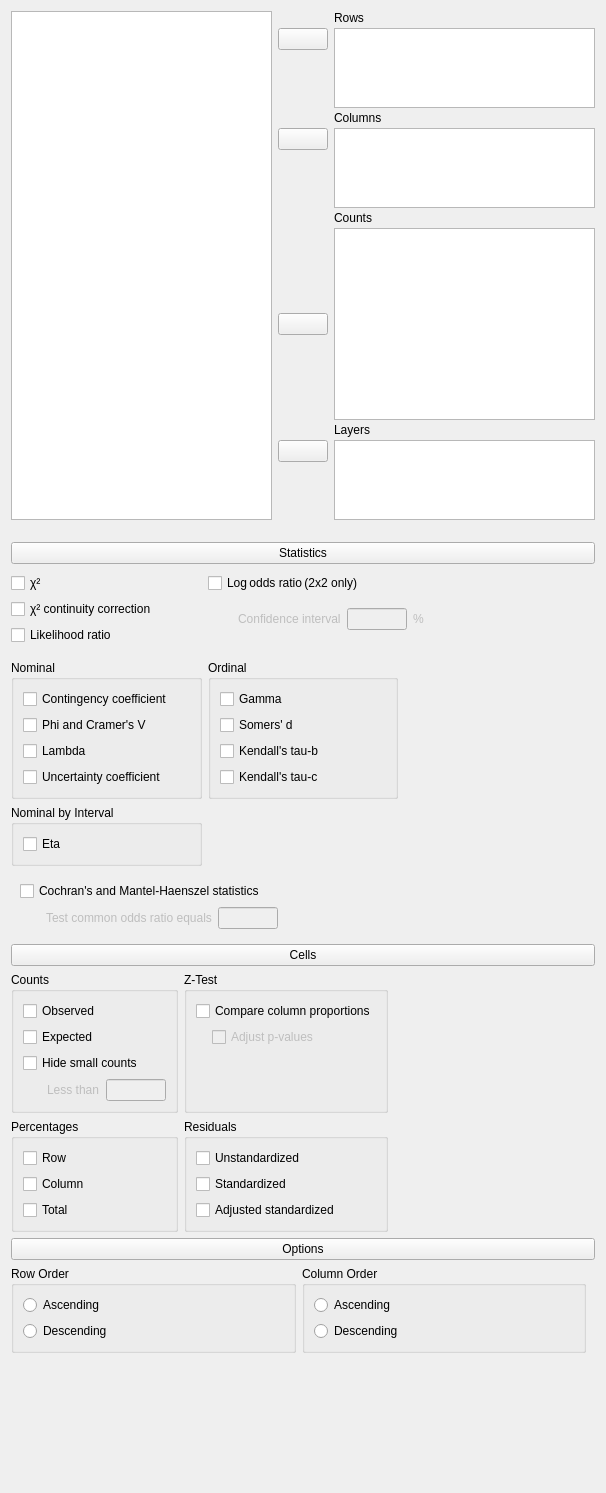
<?xml version="1.0" encoding="UTF-8"?>
<ui version="4.0">
 <class>ContingencyTablesForm</class>
 <widget class="QWidget" name="ContingencyTablesForm">
  <property name="geometry">
   <rect>
    <x>0</x>
    <y>0</y>
    <width>606</width>
    <height>1493</height>
   </rect>
  </property>
  <property name="sizePolicy">
   <sizepolicy hsizetype="Fixed" vsizetype="Preferred">
    <horstretch>0</horstretch>
    <verstretch>0</verstretch>
   </sizepolicy>
  </property>
  <property name="windowTitle">
   <string>Form</string>
  </property>
  <layout class="QGridLayout" name="gridLayout">
   <property name="verticalSpacing">
    <number>0</number>
   </property>
   <item row="0" column="0">
    <widget class="QWidget" name="topWidget" native="true">
     <property name="sizePolicy">
      <sizepolicy hsizetype="Preferred" vsizetype="Fixed">
       <horstretch>0</horstretch>
       <verstretch>0</verstretch>
      </sizepolicy>
     </property>
     <layout class="QGridLayout" name="gridLayout_2">
      <property name="leftMargin">
       <number>0</number>
      </property>
      <property name="topMargin">
       <number>0</number>
      </property>
      <property name="rightMargin">
       <number>0</number>
      </property>
      <property name="bottomMargin">
       <number>13</number>
      </property>
      <property name="verticalSpacing">
       <number>3</number>
      </property>
      <item row="1" column="2" rowspan="2">
       <widget class="BoundListView" name="rows">
        <property name="sizePolicy">
         <sizepolicy hsizetype="Expanding" vsizetype="Fixed">
          <horstretch>0</horstretch>
          <verstretch>0</verstretch>
         </sizepolicy>
        </property>
        <property name="minimumSize">
         <size>
          <width>0</width>
          <height>80</height>
         </size>
        </property>
        <property name="maximumSize">
         <size>
          <width>16777215</width>
          <height>80</height>
         </size>
        </property>
        <property name="selectionMode">
         <enum>QAbstractItemView::ExtendedSelection</enum>
        </property>
       </widget>
      </item>
      <item row="9" column="1">
       <widget class="AssignButton" name="buttonAssignLayers">
        <property name="sizePolicy">
         <sizepolicy hsizetype="Fixed" vsizetype="Fixed">
          <horstretch>0</horstretch>
          <verstretch>0</verstretch>
         </sizepolicy>
        </property>
        <property name="minimumSize">
         <size>
          <width>50</width>
          <height>0</height>
         </size>
        </property>
        <property name="maximumSize">
         <size>
          <width>50</width>
          <height>16777215</height>
         </size>
        </property>
        <property name="text">
         <string/>
        </property>
       </widget>
      </item>
      <item row="2" column="1">
       <spacer name="verticalSpacer_2">
        <property name="orientation">
         <enum>Qt::Vertical</enum>
        </property>
        <property name="sizeHint" stdset="0">
         <size>
          <width>20</width>
          <height>0</height>
         </size>
        </property>
       </spacer>
      </item>
      <item row="1" column="1">
       <widget class="AssignButton" name="buttonAssignRows">
        <property name="sizePolicy">
         <sizepolicy hsizetype="Fixed" vsizetype="Fixed">
          <horstretch>0</horstretch>
          <verstretch>0</verstretch>
         </sizepolicy>
        </property>
        <property name="minimumSize">
         <size>
          <width>50</width>
          <height>0</height>
         </size>
        </property>
        <property name="maximumSize">
         <size>
          <width>50</width>
          <height>16777215</height>
         </size>
        </property>
        <property name="text">
         <string/>
        </property>
       </widget>
      </item>
      <item row="8" column="2">
       <widget class="QLabel" name="label_4">
        <property name="sizePolicy">
         <sizepolicy hsizetype="Fixed" vsizetype="Fixed">
          <horstretch>0</horstretch>
          <verstretch>0</verstretch>
         </sizepolicy>
        </property>
        <property name="text">
         <string>Layers</string>
        </property>
       </widget>
      </item>
      <item row="0" column="2">
       <widget class="QLabel" name="label_2">
        <property name="sizePolicy">
         <sizepolicy hsizetype="Fixed" vsizetype="Fixed">
          <horstretch>0</horstretch>
          <verstretch>0</verstretch>
         </sizepolicy>
        </property>
        <property name="text">
         <string>Rows</string>
        </property>
       </widget>
      </item>
      <item row="3" column="2">
       <widget class="QLabel" name="label_3">
        <property name="sizePolicy">
         <sizepolicy hsizetype="Fixed" vsizetype="Fixed">
          <horstretch>0</horstretch>
          <verstretch>0</verstretch>
         </sizepolicy>
        </property>
        <property name="text">
         <string>Columns</string>
        </property>
       </widget>
      </item>
      <item row="4" column="1">
       <widget class="AssignButton" name="buttonAssignColumns">
        <property name="sizePolicy">
         <sizepolicy hsizetype="Fixed" vsizetype="Fixed">
          <horstretch>0</horstretch>
          <verstretch>0</verstretch>
         </sizepolicy>
        </property>
        <property name="minimumSize">
         <size>
          <width>50</width>
          <height>0</height>
         </size>
        </property>
        <property name="maximumSize">
         <size>
          <width>50</width>
          <height>16777215</height>
         </size>
        </property>
        <property name="text">
         <string/>
        </property>
       </widget>
      </item>
      <item row="6" column="2">
       <widget class="QLabel" name="label">
        <property name="sizePolicy">
         <sizepolicy hsizetype="Fixed" vsizetype="Fixed">
          <horstretch>0</horstretch>
          <verstretch>0</verstretch>
         </sizepolicy>
        </property>
        <property name="text">
         <string>Counts</string>
        </property>
       </widget>
      </item>
      <item row="4" column="2" rowspan="2">
       <widget class="BoundListView" name="columns">
        <property name="sizePolicy">
         <sizepolicy hsizetype="Expanding" vsizetype="Fixed">
          <horstretch>0</horstretch>
          <verstretch>0</verstretch>
         </sizepolicy>
        </property>
        <property name="minimumSize">
         <size>
          <width>0</width>
          <height>80</height>
         </size>
        </property>
        <property name="maximumSize">
         <size>
          <width>16777215</width>
          <height>80</height>
         </size>
        </property>
        <property name="selectionMode">
         <enum>QAbstractItemView::ExtendedSelection</enum>
        </property>
       </widget>
      </item>
      <item row="7" column="1">
       <widget class="AssignButton" name="buttonAssignCounts">
        <property name="sizePolicy">
         <sizepolicy hsizetype="Fixed" vsizetype="Fixed">
          <horstretch>0</horstretch>
          <verstretch>0</verstretch>
         </sizepolicy>
        </property>
        <property name="minimumSize">
         <size>
          <width>50</width>
          <height>0</height>
         </size>
        </property>
        <property name="maximumSize">
         <size>
          <width>50</width>
          <height>16777215</height>
         </size>
        </property>
        <property name="text">
         <string/>
        </property>
       </widget>
      </item>
      <item row="9" column="2" rowspan="2">
       <widget class="BoundListView" name="layers">
        <property name="sizePolicy">
         <sizepolicy hsizetype="Expanding" vsizetype="Fixed">
          <horstretch>0</horstretch>
          <verstretch>0</verstretch>
         </sizepolicy>
        </property>
        <property name="minimumSize">
         <size>
          <width>0</width>
          <height>80</height>
         </size>
        </property>
        <property name="maximumSize">
         <size>
          <width>16777215</width>
          <height>80</height>
         </size>
        </property>
        <property name="selectionMode">
         <enum>QAbstractItemView::ExtendedSelection</enum>
        </property>
       </widget>
      </item>
      <item row="7" column="2">
       <widget class="boundSingleItemView" name="counts">
        <property name="sizePolicy">
         <sizepolicy hsizetype="Expanding" vsizetype="Fixed">
          <horstretch>0</horstretch>
          <verstretch>0</verstretch>
         </sizepolicy>
        </property>
        <property name="maximumSize">
         <size>
          <width>16777215</width>
          <height>16777215</height>
         </size>
        </property>
        <property name="selectionMode">
         <enum>QAbstractItemView::ExtendedSelection</enum>
        </property>
       </widget>
      </item>
      <item row="5" column="1">
       <spacer name="verticalSpacer">
        <property name="orientation">
         <enum>Qt::Vertical</enum>
        </property>
        <property name="sizeHint" stdset="0">
         <size>
          <width>20</width>
          <height>0</height>
         </size>
        </property>
       </spacer>
      </item>
      <item row="10" column="1">
       <spacer name="verticalSpacer_3">
        <property name="orientation">
         <enum>Qt::Vertical</enum>
        </property>
        <property name="sizeHint" stdset="0">
         <size>
          <width>20</width>
          <height>0</height>
         </size>
        </property>
       </spacer>
      </item>
      <item row="0" column="0" rowspan="11">
       <widget class="AvailableFieldsListView" name="listAvailableFields">
        <property name="sizePolicy">
         <sizepolicy hsizetype="Expanding" vsizetype="Preferred">
          <horstretch>0</horstretch>
          <verstretch>0</verstretch>
         </sizepolicy>
        </property>
        <property name="selectionMode">
         <enum>QAbstractItemView::ExtendedSelection</enum>
        </property>
       </widget>
      </item>
     </layout>
    </widget>
   </item>
   <item row="1" column="0">
    <widget class="QWidget" name="groupStatistics" native="true">
     <layout class="QGridLayout" name="gridLayout_16">
      <property name="leftMargin">
       <number>0</number>
      </property>
      <property name="rightMargin">
       <number>0</number>
      </property>
      <property name="bottomMargin">
       <number>3</number>
      </property>
      <property name="verticalSpacing">
       <number>0</number>
      </property>
      <item row="1" column="0" colspan="3">
       <widget class="ExpanderButton" name="pushButton">
        <property name="text">
         <string>Statistics</string>
        </property>
       </widget>
      </item>
      <item row="2" column="0" rowspan="2" colspan="3">
       <widget class="QWidget" name="panelStatistics" native="true">
        <layout class="QGridLayout" name="gridLayout_12">
         <property name="leftMargin">
          <number>0</number>
         </property>
         <property name="topMargin">
          <number>0</number>
         </property>
         <property name="rightMargin">
          <number>0</number>
         </property>
         <property name="bottomMargin">
          <number>0</number>
         </property>
         <item row="0" column="0">
          <widget class="QWidget" name="widget_17" native="true">
           <layout class="QGridLayout" name="gridLayout_15">
            <property name="leftMargin">
             <number>0</number>
            </property>
            <item row="0" column="0">
             <widget class="BoundCheckBox" name="chiSquared">
              <property name="text">
               <string>χ²</string>
              </property>
             </widget>
            </item>
            <item row="1" column="0">
             <widget class="BoundCheckBox" name="chiSquaredContinuityCorrection">
              <property name="text">
               <string>χ² continuity correction</string>
              </property>
             </widget>
            </item>
            <item row="2" column="0">
             <widget class="BoundCheckBox" name="likelihoodRatio">
              <property name="text">
               <string>Likelihood ratio</string>
              </property>
             </widget>
            </item>
           </layout>
          </widget>
         </item>
         <item row="0" column="1" colspan="2">
          <widget class="QWidget" name="groupOddsRatio" native="true">
           <layout class="QGridLayout" name="gridLayout_22">
            <property name="leftMargin">
             <number>0</number>
            </property>
            <property name="verticalSpacing">
             <number>0</number>
            </property>
            <item row="2" column="1">
             <widget class="QWidget" name="widgetOddsRatioConfidenceIntervalInterval" native="true">
              <property name="enabled">
               <bool>false</bool>
              </property>
              <layout class="QGridLayout" name="gridLayout_23">
               <property name="leftMargin">
                <number>24</number>
               </property>
               <property name="topMargin">
                <number>0</number>
               </property>
               <property name="bottomMargin">
                <number>0</number>
               </property>
               <item row="0" column="0">
                <widget class="QLabel" name="label_5">
                 <property name="sizePolicy">
                  <sizepolicy hsizetype="Fixed" vsizetype="Preferred">
                   <horstretch>0</horstretch>
                   <verstretch>0</verstretch>
                  </sizepolicy>
                 </property>
                 <property name="text">
                  <string>Confidence interval</string>
                 </property>
                </widget>
               </item>
               <item row="0" column="1">
                <widget class="BoundTextBox" name="oddsRatioConfidenceIntervalInterval">
                 <property name="maximumSize">
                  <size>
                   <width>60</width>
                   <height>16777215</height>
                  </size>
                 </property>
                </widget>
               </item>
               <item row="0" column="2">
                <widget class="QLabel" name="label_6">
                 <property name="text">
                  <string>%</string>
                 </property>
                </widget>
               </item>
              </layout>
             </widget>
            </item>
            <item row="1" column="0" colspan="2">
             <widget class="BoundCheckBox" name="oddsRatio">
              <property name="text">
               <string>Log odds ratio (2x2 only)</string>
              </property>
             </widget>
            </item>
           </layout>
          </widget>
         </item>
         <item row="1" column="0" rowspan="2">
          <widget class="GroupBox" name="groupNominal">
           <property name="title">
            <string>Nominal</string>
           </property>
           <layout class="QGridLayout" name="gridLayout_10">
            <item row="0" column="0">
             <widget class="BoundCheckBox" name="contingencyCoefficient">
              <property name="text">
               <string>Contingency coefficient</string>
              </property>
             </widget>
            </item>
            <item row="1" column="0">
             <widget class="BoundCheckBox" name="phiAndCramersV">
              <property name="text">
               <string>Phi and Cramer's V</string>
              </property>
             </widget>
            </item>
            <item row="2" column="0">
             <widget class="BoundCheckBox" name="lambda">
              <property name="text">
               <string>Lambda</string>
              </property>
             </widget>
            </item>
            <item row="3" column="0">
             <widget class="BoundCheckBox" name="uncertaintyCoefficient">
              <property name="text">
               <string>Uncertainty coefficient</string>
              </property>
             </widget>
            </item>
           </layout>
          </widget>
         </item>
         <item row="1" column="1" rowspan="2">
          <widget class="GroupBox" name="groupOrdinal">
           <property name="title">
            <string>Ordinal</string>
           </property>
           <layout class="QGridLayout" name="gridLayout_11">
            <item row="3" column="0">
             <widget class="BoundCheckBox" name="kendallsTauC">
              <property name="text">
               <string>Kendall's tau-c</string>
              </property>
             </widget>
            </item>
            <item row="2" column="0">
             <widget class="BoundCheckBox" name="kendallsTauB">
              <property name="text">
               <string>Kendall's tau-b</string>
              </property>
             </widget>
            </item>
            <item row="1" column="0">
             <widget class="BoundCheckBox" name="somersD">
              <property name="text">
               <string>Somers' d</string>
              </property>
             </widget>
            </item>
            <item row="0" column="0">
             <widget class="BoundCheckBox" name="gamma">
              <property name="text">
               <string>Gamma</string>
              </property>
             </widget>
            </item>
           </layout>
          </widget>
         </item>
         <item row="3" column="0">
          <widget class="GroupBox" name="groupNominalByInterval">
           <property name="title">
            <string>Nominal by Interval</string>
           </property>
           <layout class="QGridLayout" name="gridLayout_13">
            <item row="0" column="0">
             <widget class="BoundCheckBox" name="byIntervalEta">
              <property name="text">
               <string>Eta</string>
              </property>
             </widget>
            </item>
           </layout>
          </widget>
         </item>
         <item row="4" column="0" colspan="2">
          <widget class="QWidget" name="groupCochrans" native="true">
           <layout class="QGridLayout" name="gridLayout_14">
            <item row="1" column="0">
             <widget class="QWidget" name="widget_16" native="true">
              <property name="maximumSize">
               <size>
                <width>20</width>
                <height>16777215</height>
               </size>
              </property>
             </widget>
            </item>
            <item row="0" column="0" colspan="3">
             <widget class="BoundCheckBox" name="cochransAndMantel">
              <property name="text">
               <string>Cochran's and Mantel-Haenszel statistics</string>
              </property>
             </widget>
            </item>
            <item row="1" column="2">
             <widget class="BoundTextBox" name="testOddsRatioEquals">
              <property name="enabled">
               <bool>false</bool>
              </property>
              <property name="maximumSize">
               <size>
                <width>60</width>
                <height>16777215</height>
               </size>
              </property>
             </widget>
            </item>
            <item row="1" column="1">
             <widget class="QLabel" name="testOddsRatioEqualsLabel">
              <property name="enabled">
               <bool>false</bool>
              </property>
              <property name="text">
               <string>Test common odds ratio equals</string>
              </property>
             </widget>
            </item>
            <item row="1" column="3">
             <widget class="QWidget" name="widget_21" native="true"/>
            </item>
           </layout>
          </widget>
         </item>
        </layout>
       </widget>
      </item>
     </layout>
    </widget>
   </item>
   <item row="2" column="0">
    <widget class="QWidget" name="groupCellDisplay" native="true">
     <layout class="QGridLayout" name="gridLayout_9">
      <property name="leftMargin">
       <number>0</number>
      </property>
      <property name="topMargin">
       <number>3</number>
      </property>
      <property name="rightMargin">
       <number>0</number>
      </property>
      <property name="bottomMargin">
       <number>3</number>
      </property>
      <item row="0" column="0" colspan="3">
       <widget class="ExpanderButton" name="pushButton_2">
        <property name="text">
         <string>Cells</string>
        </property>
       </widget>
      </item>
      <item row="1" column="0" colspan="3">
       <widget class="QWidget" name="panelCells" native="true">
        <property name="sizePolicy">
         <sizepolicy hsizetype="Fixed" vsizetype="Preferred">
          <horstretch>0</horstretch>
          <verstretch>0</verstretch>
         </sizepolicy>
        </property>
        <layout class="QGridLayout" name="gridLayout_17">
         <property name="leftMargin">
          <number>0</number>
         </property>
         <property name="topMargin">
          <number>0</number>
         </property>
         <property name="bottomMargin">
          <number>0</number>
         </property>
         <item row="1" column="1">
          <widget class="GroupBox" name="groupResiduals">
           <property name="sizePolicy">
            <sizepolicy hsizetype="Minimum" vsizetype="Preferred">
             <horstretch>0</horstretch>
             <verstretch>0</verstretch>
            </sizepolicy>
           </property>
           <property name="title">
            <string>Residuals</string>
           </property>
           <layout class="QGridLayout" name="gridLayout_8">
            <item row="0" column="0">
             <widget class="BoundCheckBox" name="residualsUnstandardized">
              <property name="text">
               <string>Unstandardized</string>
              </property>
             </widget>
            </item>
            <item row="1" column="0">
             <widget class="BoundCheckBox" name="residualsStandardized">
              <property name="text">
               <string>Standardized</string>
              </property>
             </widget>
            </item>
            <item row="2" column="0">
             <widget class="BoundCheckBox" name="residualsAdjustedStandardized">
              <property name="text">
               <string>Adjusted standardized</string>
              </property>
             </widget>
            </item>
           </layout>
          </widget>
         </item>
         <item row="1" column="0">
          <widget class="GroupBox" name="groupPercentages">
           <property name="sizePolicy">
            <sizepolicy hsizetype="Minimum" vsizetype="Preferred">
             <horstretch>0</horstretch>
             <verstretch>0</verstretch>
            </sizepolicy>
           </property>
           <property name="title">
            <string>Percentages</string>
           </property>
           <layout class="QGridLayout" name="gridLayout_7">
            <item row="0" column="0">
             <widget class="BoundCheckBox" name="percentagesRow">
              <property name="text">
               <string>Row</string>
              </property>
             </widget>
            </item>
            <item row="1" column="0">
             <widget class="BoundCheckBox" name="percentagesColumn">
              <property name="text">
               <string>Column</string>
              </property>
             </widget>
            </item>
            <item row="2" column="0">
             <widget class="BoundCheckBox" name="percentagesTotal">
              <property name="text">
               <string>Total</string>
              </property>
             </widget>
            </item>
           </layout>
          </widget>
         </item>
         <item row="0" column="0">
          <widget class="GroupBox" name="groupCounts">
           <property name="sizePolicy">
            <sizepolicy hsizetype="Minimum" vsizetype="Preferred">
             <horstretch>0</horstretch>
             <verstretch>0</verstretch>
            </sizepolicy>
           </property>
           <property name="title">
            <string>Counts</string>
           </property>
           <layout class="QGridLayout" name="gridLayout_5">
            <item row="3" column="0">
             <widget class="QWidget" name="widget_12" native="true">
              <property name="maximumSize">
               <size>
                <width>20</width>
                <height>16777215</height>
               </size>
              </property>
             </widget>
            </item>
            <item row="0" column="0" colspan="2">
             <widget class="BoundCheckBox" name="countsObserved">
              <property name="text">
               <string>Observed</string>
              </property>
             </widget>
            </item>
            <item row="1" column="0" colspan="2">
             <widget class="BoundCheckBox" name="countsExpected">
              <property name="text">
               <string>Expected</string>
              </property>
             </widget>
            </item>
            <item row="3" column="2">
             <widget class="BoundTextBox" name="hideSmallCountsLessThan">
              <property name="enabled">
               <bool>false</bool>
              </property>
              <property name="maximumSize">
               <size>
                <width>60</width>
                <height>16777215</height>
               </size>
              </property>
             </widget>
            </item>
            <item row="2" column="0" colspan="3">
             <widget class="BoundCheckBox" name="hideSmallCounts">
              <property name="text">
               <string>Hide small counts</string>
              </property>
             </widget>
            </item>
            <item row="3" column="1">
             <widget class="QLabel" name="hideSmallCountsLessThanLabel">
              <property name="enabled">
               <bool>false</bool>
              </property>
              <property name="sizePolicy">
               <sizepolicy hsizetype="Fixed" vsizetype="Preferred">
                <horstretch>0</horstretch>
                <verstretch>0</verstretch>
               </sizepolicy>
              </property>
              <property name="text">
               <string>Less than</string>
              </property>
             </widget>
            </item>
           </layout>
          </widget>
         </item>
         <item row="0" column="1">
          <widget class="GroupBox" name="groupZTest">
           <property name="sizePolicy">
            <sizepolicy hsizetype="Minimum" vsizetype="Preferred">
             <horstretch>0</horstretch>
             <verstretch>0</verstretch>
            </sizepolicy>
           </property>
           <property name="title">
            <string>Z-Test</string>
           </property>
           <layout class="QGridLayout" name="gridLayout_6">
            <item row="1" column="0">
             <widget class="QWidget" name="widget_13" native="true">
              <property name="maximumSize">
               <size>
                <width>10</width>
                <height>16777215</height>
               </size>
              </property>
             </widget>
            </item>
            <item row="0" column="0" colspan="2">
             <widget class="BoundCheckBox" name="zTestCompareColumns">
              <property name="text">
               <string>Compare column proportions</string>
              </property>
             </widget>
            </item>
            <item row="1" column="1">
             <widget class="BoundCheckBox" name="zTestAdjustPValues">
              <property name="enabled">
               <bool>false</bool>
              </property>
              <property name="text">
               <string>Adjust p-values</string>
              </property>
             </widget>
            </item>
            <item row="2" column="0" colspan="2">
             <widget class="QWidget" name="widget_14" native="true"/>
            </item>
           </layout>
          </widget>
         </item>
        </layout>
       </widget>
      </item>
     </layout>
    </widget>
   </item>
   <item row="3" column="0">
    <widget class="QWidget" name="groupOptions" native="true">
     <layout class="QGridLayout" name="gridLayout_18">
      <property name="leftMargin">
       <number>0</number>
      </property>
      <property name="topMargin">
       <number>3</number>
      </property>
      <property name="rightMargin">
       <number>0</number>
      </property>
      <property name="bottomMargin">
       <number>3</number>
      </property>
      <item row="0" column="0" colspan="2">
       <widget class="ExpanderButton" name="pushButton_3">
        <property name="text">
         <string>Options</string>
        </property>
       </widget>
      </item>
      <item row="1" column="0" colspan="2">
       <widget class="QWidget" name="panelOptions" native="true">
        <layout class="QGridLayout" name="gridLayout_21">
         <property name="leftMargin">
          <number>0</number>
         </property>
         <property name="topMargin">
          <number>0</number>
         </property>
         <item row="0" column="0">
          <widget class="BoundGroupBox" name="rowOrder">
           <property name="title">
            <string>Row Order</string>
           </property>
           <layout class="QGridLayout" name="gridLayout_24">
            <item row="0" column="0">
             <widget class="QRadioButton" name="_1rowAscending">
              <property name="text">
               <string>Ascending</string>
              </property>
             </widget>
            </item>
            <item row="1" column="0">
             <widget class="QRadioButton" name="_2rowDescending">
              <property name="text">
               <string>Descending</string>
              </property>
             </widget>
            </item>
           </layout>
          </widget>
         </item>
         <item row="0" column="1">
          <widget class="BoundGroupBox" name="columnOrder">
           <property name="title">
            <string>Column Order</string>
           </property>
           <layout class="QGridLayout" name="gridLayout_25">
            <item row="0" column="0">
             <widget class="QRadioButton" name="_1columnAscending">
              <property name="text">
               <string>Ascending</string>
              </property>
             </widget>
            </item>
            <item row="1" column="0">
             <widget class="QRadioButton" name="_2columnDescending">
              <property name="text">
               <string>Descending</string>
              </property>
             </widget>
            </item>
           </layout>
          </widget>
         </item>
        </layout>
       </widget>
      </item>
     </layout>
    </widget>
   </item>
   <item row="4" column="0">
    <spacer name="verticalSpacer_4">
     <property name="orientation">
      <enum>Qt::Vertical</enum>
     </property>
     <property name="sizeHint" stdset="0">
      <size>
       <width>20</width>
       <height>40</height>
      </size>
     </property>
    </spacer>
   </item>
  </layout>
 </widget>
 <customwidgets>
  <customwidget>
   <class>AssignButton</class>
   <extends>QPushButton</extends>
   <header>widgets/assignbutton.h</header>
  </customwidget>
  <customwidget>
   <class>AvailableFieldsListView</class>
   <extends>QListView</extends>
   <header>widgets/availablefieldslistview.h</header>
  </customwidget>
  <customwidget>
   <class>BoundListView</class>
   <extends>QListView</extends>
   <header>widgets/boundlistview.h</header>
  </customwidget>
  <customwidget>
   <class>GroupBox</class>
   <extends>QGroupBox</extends>
   <header>widgets/groupbox.h</header>
   <container>1</container>
  </customwidget>
  <customwidget>
   <class>BoundTextBox</class>
   <extends>QLineEdit</extends>
   <header>widgets/boundtextbox.h</header>
  </customwidget>
  <customwidget>
   <class>BoundGroupBox</class>
   <extends>QGroupBox</extends>
   <header>widgets/boundgroupbox.h</header>
   <container>1</container>
  </customwidget>
  <customwidget>
   <class>BoundCheckBox</class>
   <extends>QCheckBox</extends>
   <header>widgets/boundcheckbox.h</header>
  </customwidget>
  <customwidget>
   <class>boundSingleItemView</class>
   <extends>QListView</extends>
   <header>widgets/boundsingleitemview.h</header>
  </customwidget>
  <customwidget>
   <class>ExpanderButton</class>
   <extends>QPushButton</extends>
   <header location="global">widgets/expanderbutton.h</header>
  </customwidget>
 </customwidgets>
 <resources/>
 <connections>
  <connection>
   <sender>cochransAndMantel</sender>
   <signal>toggled(bool)</signal>
   <receiver>testOddsRatioEqualsLabel</receiver>
   <slot>setEnabled(bool)</slot>
   <hints>
    <hint type="sourcelabel">
     <x>176</x>
     <y>757</y>
    </hint>
    <hint type="destinationlabel">
     <x>153</x>
     <y>784</y>
    </hint>
   </hints>
  </connection>
  <connection>
   <sender>cochransAndMantel</sender>
   <signal>toggled(bool)</signal>
   <receiver>testOddsRatioEquals</receiver>
   <slot>setEnabled(bool)</slot>
   <hints>
    <hint type="sourcelabel">
     <x>176</x>
     <y>757</y>
    </hint>
    <hint type="destinationlabel">
     <x>291</x>
     <y>784</y>
    </hint>
   </hints>
  </connection>
  <connection>
   <sender>hideSmallCounts</sender>
   <signal>toggled(bool)</signal>
   <receiver>hideSmallCountsLessThanLabel</receiver>
   <slot>setEnabled(bool)</slot>
   <hints>
    <hint type="sourcelabel">
     <x>105</x>
     <y>946</y>
    </hint>
    <hint type="destinationlabel">
     <x>76</x>
     <y>973</y>
    </hint>
   </hints>
  </connection>
  <connection>
   <sender>hideSmallCounts</sender>
   <signal>toggled(bool)</signal>
   <receiver>hideSmallCountsLessThan</receiver>
   <slot>setEnabled(bool)</slot>
   <hints>
    <hint type="sourcelabel">
     <x>105</x>
     <y>946</y>
    </hint>
    <hint type="destinationlabel">
     <x>146</x>
     <y>973</y>
    </hint>
   </hints>
  </connection>
  <connection>
   <sender>zTestCompareColumns</sender>
   <signal>toggled(bool)</signal>
   <receiver>zTestAdjustPValues</receiver>
   <slot>setEnabled(bool)</slot>
   <hints>
    <hint type="sourcelabel">
     <x>326</x>
     <y>893</y>
    </hint>
    <hint type="destinationlabel">
     <x>337</x>
     <y>916</y>
    </hint>
   </hints>
  </connection>
  <connection>
   <sender>oddsRatio</sender>
   <signal>toggled(bool)</signal>
   <receiver>widgetOddsRatioConfidenceIntervalInterval</receiver>
   <slot>setEnabled(bool)</slot>
   <hints>
    <hint type="sourcelabel">
     <x>395</x>
     <y>607</y>
    </hint>
    <hint type="destinationlabel">
     <x>399</x>
     <y>644</y>
    </hint>
   </hints>
  </connection>
 </connections>
</ui>
